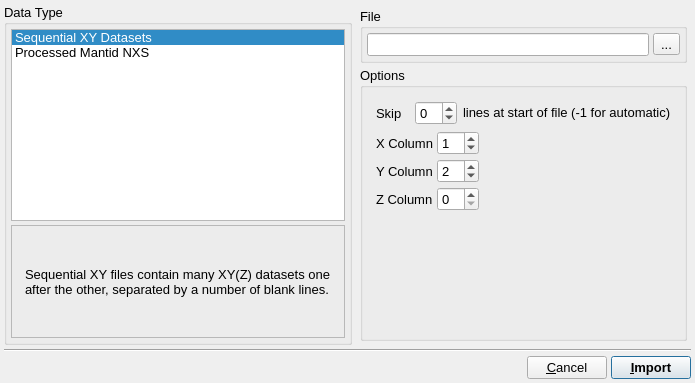
<?xml version="1.0" encoding="UTF-8"?>
<ui version="4.0">
 <class>ImportDialog</class>
 <widget class="QDialog" name="ImportDialog">
  <property name="geometry">
   <rect>
    <x>0</x>
    <y>0</y>
    <width>695</width>
    <height>383</height>
   </rect>
  </property>
  <property name="font">
   <font>
    <pointsize>10</pointsize>
   </font>
  </property>
  <property name="windowTitle">
   <string>Import Data</string>
  </property>
  <layout class="QVBoxLayout" name="verticalLayout_3">
   <property name="spacing">
    <number>4</number>
   </property>
   <property name="margin">
    <number>4</number>
   </property>
   <item>
    <layout class="QHBoxLayout" name="horizontalLayout_3">
     <item>
      <widget class="QGroupBox" name="DataTypeGroup">
       <property name="sizePolicy">
        <sizepolicy hsizetype="Expanding" vsizetype="Preferred">
         <horstretch>0</horstretch>
         <verstretch>0</verstretch>
        </sizepolicy>
       </property>
       <property name="title">
        <string>Data Type</string>
       </property>
       <layout class="QVBoxLayout" name="verticalLayout">
        <property name="spacing">
         <number>4</number>
        </property>
        <property name="margin">
         <number>4</number>
        </property>
        <item>
         <widget class="QListWidget" name="DataTypeList">
          <property name="editTriggers">
           <set>QAbstractItemView::NoEditTriggers</set>
          </property>
          <property name="currentRow">
           <number>0</number>
          </property>
          <item>
           <property name="text">
            <string>Sequential XY Datasets</string>
           </property>
          </item>
          <item>
           <property name="text">
            <string>Processed Mantid NXS</string>
           </property>
          </item>
         </widget>
        </item>
        <item>
         <widget class="QFrame" name="InfoFrame">
          <property name="sizePolicy">
           <sizepolicy hsizetype="Preferred" vsizetype="Expanding">
            <horstretch>0</horstretch>
            <verstretch>0</verstretch>
           </sizepolicy>
          </property>
          <property name="frameShape">
           <enum>QFrame::StyledPanel</enum>
          </property>
          <property name="frameShadow">
           <enum>QFrame::Sunken</enum>
          </property>
          <layout class="QHBoxLayout" name="horizontalLayout_5">
           <property name="spacing">
            <number>4</number>
           </property>
           <property name="margin">
            <number>4</number>
           </property>
           <item>
            <widget class="QStackedWidget" name="InfoStack">
             <widget class="QWidget" name="SeqXYInfo">
              <layout class="QVBoxLayout" name="verticalLayout_5">
               <item>
                <widget class="QLabel" name="SeqZYInfoLabel">
                 <property name="sizePolicy">
                  <sizepolicy hsizetype="Expanding" vsizetype="Expanding">
                   <horstretch>0</horstretch>
                   <verstretch>0</verstretch>
                  </sizepolicy>
                 </property>
                 <property name="text">
                  <string>Sequential XY files contain many XY(Z) datasets one after the other, separated by a number of blank lines.</string>
                 </property>
                 <property name="wordWrap">
                  <bool>true</bool>
                 </property>
                </widget>
               </item>
              </layout>
             </widget>
             <widget class="QWidget" name="page_2"/>
            </widget>
           </item>
          </layout>
         </widget>
        </item>
       </layout>
      </widget>
     </item>
     <item>
      <widget class="QWidget" name="RightWidget" native="true">
       <property name="sizePolicy">
        <sizepolicy hsizetype="Expanding" vsizetype="Preferred">
         <horstretch>3</horstretch>
         <verstretch>0</verstretch>
        </sizepolicy>
       </property>
       <layout class="QVBoxLayout" name="verticalLayout_2">
        <property name="spacing">
         <number>4</number>
        </property>
        <property name="margin">
         <number>4</number>
        </property>
        <item>
         <widget class="QGroupBox" name="DataFileGroup">
          <property name="sizePolicy">
           <sizepolicy hsizetype="Expanding" vsizetype="Preferred">
            <horstretch>1</horstretch>
            <verstretch>0</verstretch>
           </sizepolicy>
          </property>
          <property name="title">
           <string>File</string>
          </property>
          <layout class="QHBoxLayout" name="horizontalLayout">
           <property name="spacing">
            <number>4</number>
           </property>
           <property name="margin">
            <number>4</number>
           </property>
           <item>
            <widget class="QLineEdit" name="DataFileEdit"/>
           </item>
           <item>
            <widget class="QToolButton" name="DataFileSelectButton">
             <property name="text">
              <string>...</string>
             </property>
            </widget>
           </item>
          </layout>
         </widget>
        </item>
        <item>
         <widget class="QGroupBox" name="DataOptionsGroup">
          <property name="sizePolicy">
           <sizepolicy hsizetype="Expanding" vsizetype="Preferred">
            <horstretch>1</horstretch>
            <verstretch>0</verstretch>
           </sizepolicy>
          </property>
          <property name="title">
           <string>Options</string>
          </property>
          <layout class="QHBoxLayout" name="horizontalLayout_2">
           <property name="spacing">
            <number>4</number>
           </property>
           <property name="margin">
            <number>4</number>
           </property>
           <item>
            <widget class="QStackedWidget" name="DataOptionsStack">
             <property name="sizePolicy">
              <sizepolicy hsizetype="Expanding" vsizetype="Preferred">
               <horstretch>0</horstretch>
               <verstretch>0</verstretch>
              </sizepolicy>
             </property>
             <property name="currentIndex">
              <number>0</number>
             </property>
             <widget class="QWidget" name="SequentialXYPage">
              <layout class="QVBoxLayout" name="verticalLayout_4">
               <item>
                <layout class="QHBoxLayout" name="horizontalLayout_6">
                 <item>
                  <widget class="QLabel" name="label">
                   <property name="text">
                    <string>Skip</string>
                   </property>
                  </widget>
                 </item>
                 <item>
                  <widget class="QSpinBox" name="SeqXYNSkip">
                   <property name="minimum">
                    <number>-1</number>
                   </property>
                  </widget>
                 </item>
                 <item>
                  <widget class="QLabel" name="label_2">
                   <property name="text">
                    <string>&lt;html&gt;&lt;head/&gt;&lt;body&gt;&lt;p&gt;lines at start of file (-1 for automatic)&lt;/p&gt;&lt;/body&gt;&lt;/html&gt;</string>
                   </property>
                  </widget>
                 </item>
                </layout>
               </item>
               <item>
                <layout class="QGridLayout" name="gridLayout">
                 <property name="spacing">
                  <number>4</number>
                 </property>
                 <item row="1" column="0">
                  <widget class="QLabel" name="SeqXYXSourceLabel_2">
                   <property name="text">
                    <string>Y Column</string>
                   </property>
                  </widget>
                 </item>
                 <item row="2" column="0">
                  <widget class="QLabel" name="SeqXYXSourceLabel_3">
                   <property name="text">
                    <string>Z Column</string>
                   </property>
                  </widget>
                 </item>
                 <item row="0" column="0">
                  <widget class="QLabel" name="SeqXYXSourceLabel">
                   <property name="text">
                    <string>X Column</string>
                   </property>
                  </widget>
                 </item>
                 <item row="0" column="1">
                  <widget class="QSpinBox" name="SeqXYColumnXSpin">
                   <property name="toolTip">
                    <string>Column in file to use for X data.  A value of zero indicates a simple counter should be used instead.</string>
                   </property>
                   <property name="value">
                    <number>1</number>
                   </property>
                  </widget>
                 </item>
                 <item row="2" column="1">
                  <widget class="QSpinBox" name="SeqXYColumnZSpin">
                   <property name="toolTip">
                    <string>Column in file to use for Z data.  A value of zero indicates a simple counter should be used instead.</string>
                   </property>
                  </widget>
                 </item>
                 <item row="1" column="1">
                  <widget class="QSpinBox" name="SeqXYColumnYSpin">
                   <property name="toolTip">
                    <string>Column in file to use for Y data.</string>
                   </property>
                   <property name="minimum">
                    <number>1</number>
                   </property>
                   <property name="value">
                    <number>2</number>
                   </property>
                  </widget>
                 </item>
                 <item row="1" column="2">
                  <spacer name="horizontalSpacer_2">
                   <property name="orientation">
                    <enum>Qt::Horizontal</enum>
                   </property>
                   <property name="sizeHint" stdset="0">
                    <size>
                     <width>40</width>
                     <height>20</height>
                    </size>
                   </property>
                  </spacer>
                 </item>
                </layout>
               </item>
               <item>
                <spacer name="verticalSpacer">
                 <property name="orientation">
                  <enum>Qt::Vertical</enum>
                 </property>
                 <property name="sizeHint" stdset="0">
                  <size>
                   <width>20</width>
                   <height>110</height>
                  </size>
                 </property>
                </spacer>
               </item>
              </layout>
             </widget>
             <widget class="QWidget" name="ProcessedMantidNXSOptions"/>
            </widget>
           </item>
          </layout>
         </widget>
        </item>
       </layout>
      </widget>
     </item>
    </layout>
   </item>
   <item>
    <widget class="Line" name="line">
     <property name="orientation">
      <enum>Qt::Horizontal</enum>
     </property>
    </widget>
   </item>
   <item>
    <layout class="QHBoxLayout" name="horizontalLayout_4">
     <property name="spacing">
      <number>4</number>
     </property>
     <item>
      <spacer name="horizontalSpacer">
       <property name="orientation">
        <enum>Qt::Horizontal</enum>
       </property>
       <property name="sizeHint" stdset="0">
        <size>
         <width>40</width>
         <height>20</height>
        </size>
       </property>
      </spacer>
     </item>
     <item>
      <widget class="QPushButton" name="CancelButton">
       <property name="text">
        <string>&amp;Cancel</string>
       </property>
      </widget>
     </item>
     <item>
      <widget class="QPushButton" name="ImportButton">
       <property name="font">
        <font>
         <weight>75</weight>
         <bold>true</bold>
        </font>
       </property>
       <property name="text">
        <string>&amp;Import</string>
       </property>
       <property name="default">
        <bool>true</bool>
       </property>
      </widget>
     </item>
    </layout>
   </item>
  </layout>
 </widget>
 <tabstops>
  <tabstop>DataTypeList</tabstop>
  <tabstop>DataFileEdit</tabstop>
  <tabstop>DataFileSelectButton</tabstop>
  <tabstop>SeqXYNSkip</tabstop>
  <tabstop>SeqXYColumnXSpin</tabstop>
  <tabstop>SeqXYColumnYSpin</tabstop>
  <tabstop>SeqXYColumnZSpin</tabstop>
  <tabstop>CancelButton</tabstop>
  <tabstop>ImportButton</tabstop>
 </tabstops>
 <resources/>
 <connections>
  <connection>
   <sender>DataTypeList</sender>
   <signal>currentRowChanged(int)</signal>
   <receiver>DataOptionsStack</receiver>
   <slot>setCurrentIndex(int)</slot>
   <hints>
    <hint type="sourcelabel">
     <x>197</x>
     <y>118</y>
    </hint>
    <hint type="destinationlabel">
     <x>479</x>
     <y>187</y>
    </hint>
   </hints>
  </connection>
  <connection>
   <sender>DataTypeList</sender>
   <signal>currentRowChanged(int)</signal>
   <receiver>InfoStack</receiver>
   <slot>setCurrentIndex(int)</slot>
   <hints>
    <hint type="sourcelabel">
     <x>104</x>
     <y>83</y>
    </hint>
    <hint type="destinationlabel">
     <x>91</x>
     <y>257</y>
    </hint>
   </hints>
  </connection>
 </connections>
</ui>
